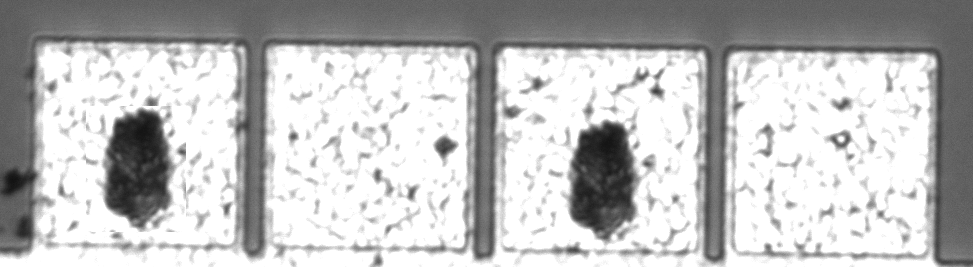
#> input picture scratchpad/scratchpad_30_crop.png, 973 x 267 px; its folder holds 6 pictures in this run
$ jupyter execute --allow-errors find_scratch.ipynb
#> lines starting #> are read from the running program, lines starting #| are printed output that depends on the picture; long printed decimals are rounded
#> further down, im is the input picture: shape (267, 973, 4); mean R, G, B, A 189.7, 189.7, 189.7, 255
[cell 1]
import numpy as np
import matplotlib.pyplot as plt
from PIL import Image
from scipy.signal import find_peaks
import time

[cell 2]
def rgb2gray(rgb):
    if rgb.ndim == 3:
        r, g, b = rgb[:,:,0], rgb[:,:,1], rgb[:,:,2]
        gray = 0.2989 * r + 0.5870 * g + 0.1140 * b
        return gray/255
    elif np.any(rgb>1):
        return rgb/255

def nib_to_num(im, plot=0):
    x = np.sum(1-rgb2gray(im),axis=0)
#> x = 973 values, max 181.6 at index 939, min 27.37 at index 79, mean 68.42
    peaks, other = find_peaks(x, height=80, distance = 100) ##points which are peaks
#> peaks = [17, 142, 248, 478, 606, 708, 939]; other = {'peak_heights': [166, 126.2, 162.7, 167.3, 127.5, 169.6, 181.6]}
    h = np.array(other['peak_heights'])
#> h = [166, 126.2, 162.7, 167.3, 127.5, 169.6, 181.6]
    if len(h) > 5:
        tf = np.where(h < np.mean([np.min(h), np.max(h)]), True, False)
#> tf = [False, True, False, False, True, False, False]
        ind = np.where(tf == True)[0]
#> ind = [1, 4]
        p = np.array([int(4-len(np.where(tf[0:t] == False)[0])) for t in ind])
#> p = [3, 1]
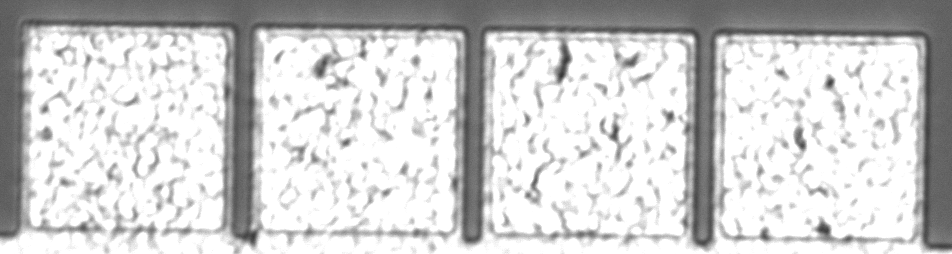
#> input picture scratchpad/scratchpad_16_crop.png, 952 x 254 px
#> further down, temp2 is the input picture: shape (254, 952); min 55, max 255, mean 206.1
        if p < 0: return -1
        number = np.sum(2**p)
    else: number = 0; tf = np.zeros(len(h)).astype(bool)
    if plot ==1:
        plt.plot(x); plt.plot(peaks, x[peaks], "x"); plt.plot(peaks[tf], x[peaks][tf], "o", color='red');
        plt.xlabel('length'); plt.ylabel('sum of color_vals')
        plt.show(); plt.close();
    return number

#> (the rest of this cell did not finish here and is left out)

[cell 3]
import cv2 as cv
import numpy as np
from matplotlib import pyplot as plt

def draw_box(img, template):
    w, h = template.shape[::-1]
#> w = 952; h = 254
    res = cv.matchTemplate(img,template,eval('cv.TM_CCOEFF'))
    min_val, max_val, min_loc, max_loc = cv.minMaxLoc(res)
    bottom_left = max_loc
    top_right = (bottom_left[0] + w, bottom_left[1] + h)
    crop = img[int(1.02*bottom_left[1]): int((bottom_left[1] + h)*1), int(bottom_left[0]*0.95): int((bottom_left[0]+w)*1.02)].copy()
    cv.rectangle(img, bottom_left, top_right, (0,0,255) , thickness = 25)
    return img, crop

# [12 lines of commented-out code are left out]

#> (the rest of this cell did not finish here and is left out)

[cell 4]
fnames = [f'scratchpad_{i}.png' for i in [20,12,8,4,0]]
#> (the rest of this cell did not finish here and is left out)

[cell 5]
for i in [30]:#,31,32,33,34,35,36,37,16,4,0]:
    imTemp = np.array(Image.open(f'scratchpad_{i}_crop.png'))
#     plt.imshow(rgb2gray(imTemp), cmap='gray', vmin = 0, vmax = 1); plt.show(); plt.close()

    x = np.sum(1-rgb2gray(imTemp),axis=0)
    peaks, other = find_peaks(x, height=80, distance = 100) ##points which are peaks
#> peaks = [17, 142, 248, 478, 606, 708, 939]
#     plt.plot(x); plt.plot(peaks, x[peaks], "x");
#     plt.xlabel('length'); plt.ylabel('sum of color_vals')
#     plt.show(); plt.close()

    h = np.array(other['peak_heights'])
#> h = [166, 126.2, 162.7, 167.3, 127.5, 169.6, 181.6]
    if len(h) > 5:
        start = time.time()
        ### method 1
        if len(h) == (5+4): b, p = [1,1,1,1], 15
        else:
            tf = peaks[np.where(x[peaks] > np.mean([np.min(h), np.max(h)]))[0]]
#> tf = [17, 248, 478, 708, 939]
            if len(tf) > 5: print('Do manual')
            else:
                mid = x[((tf[0:-1]+tf[1:])/2).astype(int)]
#> mid = [120, 42.18, 120.2, 38.45]
                b = np.flip(np.where(mid > np.mean([np.max(mid), np.min(mid)]), 1,0))
#> b = [0, 1, 0, 1]
                p = np.sum([b[i]*2**i for i in range(len(b))])
#> p = 10
        print(f'Number is {p}')
#| Number is 10
        t1 = time.time()-start
        start = time.time()
        ### method 2
        tf = np.where(h < np.mean([np.min(h), np.max(h)]), True, False)
#> tf = [False, True, False, False, True, False, False]
        ind = np.where(tf == True)[0]
#> ind = [1, 4]
        p = np.array([int(4-len(np.where(tf[0:t] == False)[0])) for t in ind])
#> p = [3, 1]
#         print(f'Peak(s) in bit {p}.')
        print(f'Number is {np.sum(2**p)}')
#| Number is 10
        t2 = time.time()-start
        print(t1, t2)
        if t1>t2: print('       M2 wins','\n')
        else: print('M1 wins', '\n')
    else: print('No scratch.')

#> (a cell that did not finish here is left out)

[cell 7]
for i in [30]:#,31,32,33,34,35,36,37,16,4,0]:
    imTemp = np.array(Image.open(f'scratchpad_{i}_crop.png'))
    plt.imshow(rgb2gray(imTemp), cmap='gray', vmin = 0, vmax = 1);
    plt.show(); plt.close()

    x = np.sum(1-rgb2gray(imTemp),axis=0)
    peaks, other = find_peaks(x, height=80, distance = 100) ##points which are peaks
    plt.plot(x); plt.plot(peaks, x[peaks], "x");
    plt.xlabel('length'); plt.ylabel('sum of color_vals')
    plt.show(); plt.close()
#> after `plt.show()`:
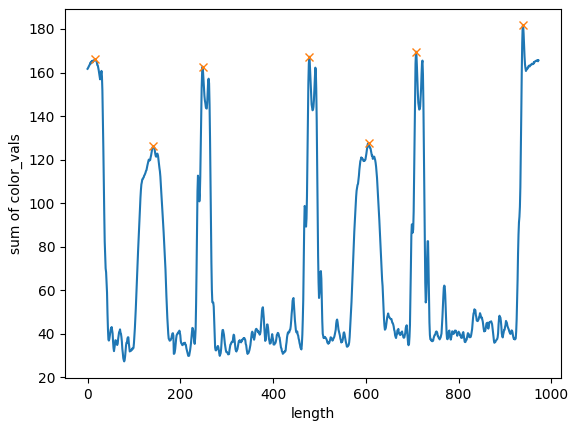
#> figure drawn by matplotlib, 1 panel; curve peaks at x = 939, y = 181.6

    h = np.array(other['peak_heights'])
    if len(h) > 5:
        tf = np.where(h < np.mean([np.min(h), np.max(h)]), True, False)
        ind = np.where(tf == True)[0]
        p = np.array([int(4-len(np.where(tf[0:t] == False)[0])) for t in ind])
        print(f'Peak(s) in bit {p}. Number is {np.sum(2**p)}')
#| Peak(s) in bit [3 1]. Number is 10
    else: print('No scratch.')

[cell 8]
imTemp = np.array(Image.open('scratchpad_4_crop.png'))
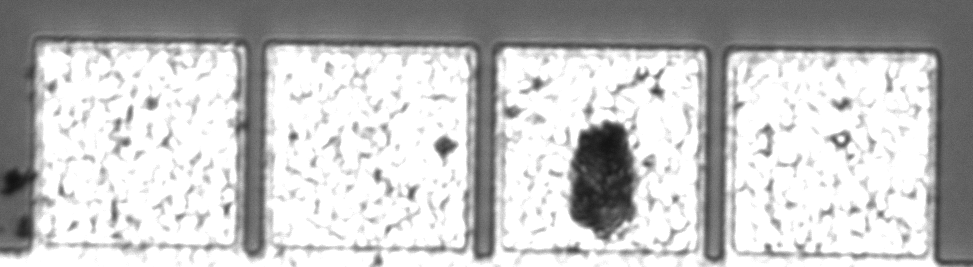
#> input picture scratchpad/scratchpad_4_crop.png, 973 x 267 px
#> imTemp is the input picture: shape (267, 973, 3); min 17, max 255, mean 194.1
plt.imshow(rgb2gray(imTemp), cmap='gray', vmin = 0, vmax = 1); plt.show(); plt.close()
plt.plot(np.sum(1-rgb2gray(imTemp),axis=0)); plt.show(); plt.close()
#> after `plt.plot(np.sum(1 - rgb2gray(imTemp), axis=0))`:
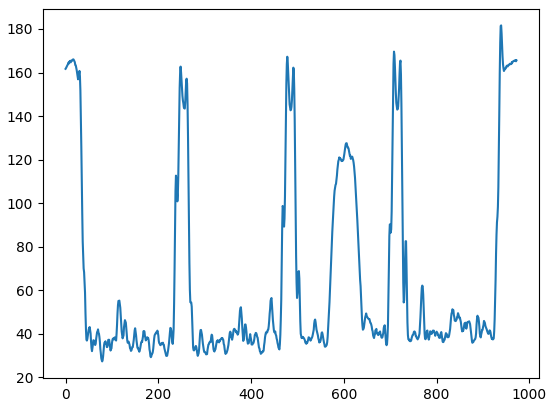
#> figure drawn by matplotlib, 1 panel; curve peaks at x = 939, y = 181.6
x = np.sum(1-rgb2gray(imTemp),axis=0)
#> x = 973 values, max 181.6 at index 939, min 27.37 at index 79, mean 63.83
peaks, _ = find_peaks(x, height=0)
#> peaks = 122 values from 6 to 970
plt.plot(x);
plt.plot(peaks, x[peaks], "x"); plt.show(); plt.close()
#> after `plt.plot(peaks, x[peaks], 'x')`:
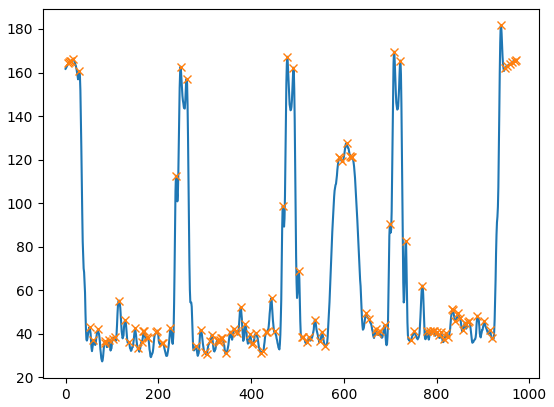
#> figure drawn by matplotlib, 1 panel; curve peaks at x = 939, y = 181.6; curve peaks at x = 939, y = 181.6

[cell 9]
peaks, other = find_peaks(x, height=80, distance = 100) ##points which are peaks
#> peaks = [17, 248, 478, 606, 708, 939]; other = {'peak_heights': [166, 162.7, 167.3, 127.5, 169.6, 181.6]}
plt.plot(x); plt.plot(peaks, x[peaks], "x"); plt.show(); plt.close()

print(other)
#| {'peak_heights': array([166.034, 162.720, 167.253, 127.543,
#|        169.602, 181.644])}
print(peaks)
#| [ 17 248 478 606 708 939]
